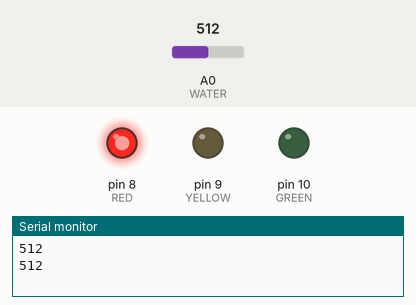
Recording of a sketch running on a simulated Arduino Uno, built with avr-gcc and run on an emulated ATmega328P. Parts: output pins drawn as LEDs (lit = HIGH), the last lines printed to the serial monitor. Inputs (shaded band) come from the test bench; at power-on: A0 (WATER) = 512.

Above: at 1.8 s.
1.9 s: A0 (WATER) set to 106
3.4 s: A0 (WATER) set to 96
At 4.3 s:
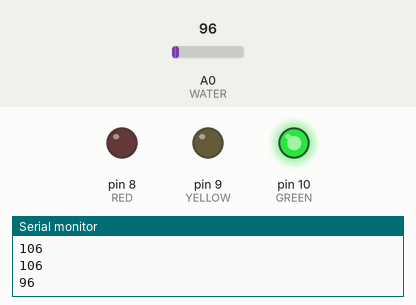
5.5 s: A0 (WATER) set to 122
At 7.1 s:
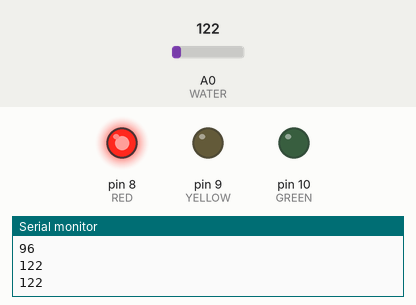
7.5 s: A0 (WATER) set to 90
At 8.6 s:
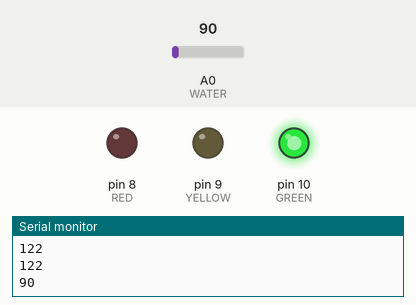
Timing chart, 0 to 10.5 s (numbered marks = the images above; inputs shaded):
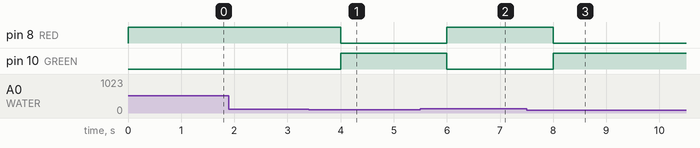

The sketch:

water_sensor_test.ino
```cpp
#define WATER A0
#define RED 8
#define YELLOW 9
#define GREEN 10

void setup() {
  Serial.begin(9600);
  pinMode(RED, OUTPUT);
  pinMode(YELLOW, OUTPUT);
  pinMode(GREEN, OUTPUT);
}

void loop() {
  int data = analogRead(WATER);
  Serial.println(data);
  if(data > 100){
    digitalWrite(RED, HIGH);
    digitalWrite(GREEN, LOW);
  }
  else {
    digitalWrite(RED, LOW);
    digitalWrite(GREEN, HIGH);
  }
  delay(1000);
  // int light = map(data, 0, 1023, 0, 255);
  // analogWrite(RED);
}
```

Measured:
- the behaviour switches between 101 and 100 on A0 (WATER) (found by bisection; images 0 and 1)
- after the input at 3.4 s, pin 8 (RED): HIGH → LOW after 0.60 s; pin 10 (GREEN): LOW → HIGH after 0.60 s
- after the input at 5.5 s, pin 8 (RED): LOW → HIGH after 0.50 s; pin 10 (GREEN): HIGH → LOW after 0.50 s
- after the input at 7.5 s, pin 8 (RED): HIGH → LOW after 0.50 s; pin 10 (GREEN): LOW → HIGH after 0.50 s
